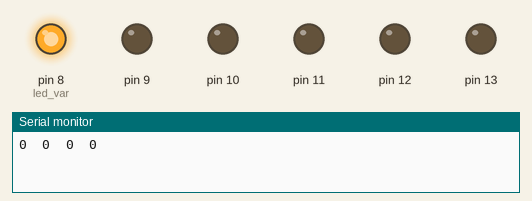
This sketch was run on a simulated Arduino Uno, built with avr-gcc and run on an emulated ATmega328P. On the bench: output pins drawn as LEDs (lit = HIGH), the last lines printed to the serial monitor.

Above: at 0.5 s.
At 4.5 s:
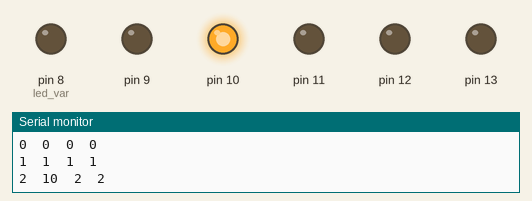
At 6.5 s:
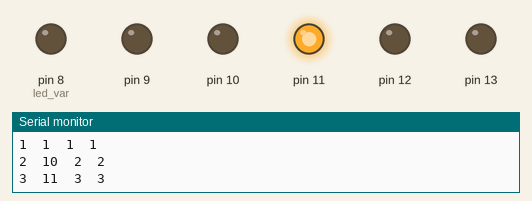
At 7.5 s:
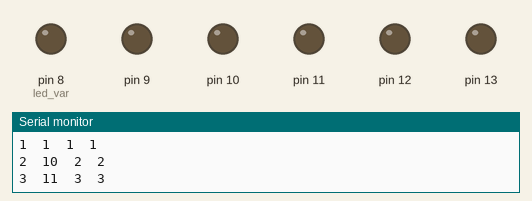
At 10.5 s:
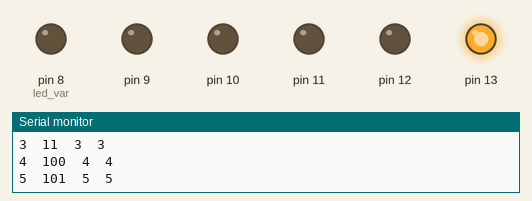
At 14.5 s:
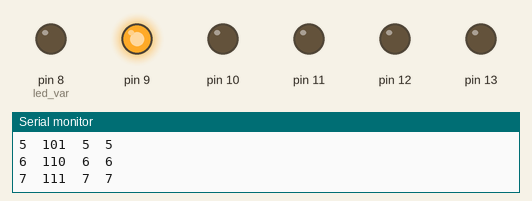
Timing chart, 0 to 15.6 s (numbered marks = the images above):
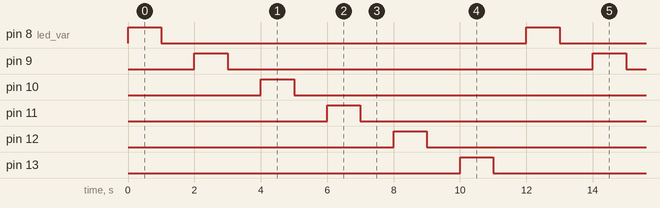

Measured:
- by itself, pin 8 (led_var), pin 9–13: alternates HIGH for 1.0 s and LOW for 11.0 s
- by itself, everything shown: repeats every 12.0 s, in 12 steps

The sketch:

task_bin.ino
```cpp
int led_var;
int num_var;

void setup() {
  // put your setup code here, to run once:

  //to establish serial communication and set baud rate to 9600
  Serial.begin(9600);
  for (int x = 8; x<=13; x++){
    pinMode(x, OUTPUT);
  }

}

void loop() {
  // put your main code here, to run repeatedly:
  for (num_var= 0,led_var= 8; (num_var<=20) && (led_var<=13); num_var++, led_var++){

    digitalWrite(led_var,HIGH);
    Serial.print(num_var, DEC);
    Serial.print("\t");
    Serial.print(num_var, BIN);
    Serial.print("\t");
    Serial.print(num_var, OCT);
    Serial.print("\t");
    Serial.print(num_var, HEX);
    Serial.println();
    delay(1000);
    digitalWrite(led_var,LOW);
    delay(1000);

    if(led_var == 13){
      led_var = 7;
    }

  }

}
```
